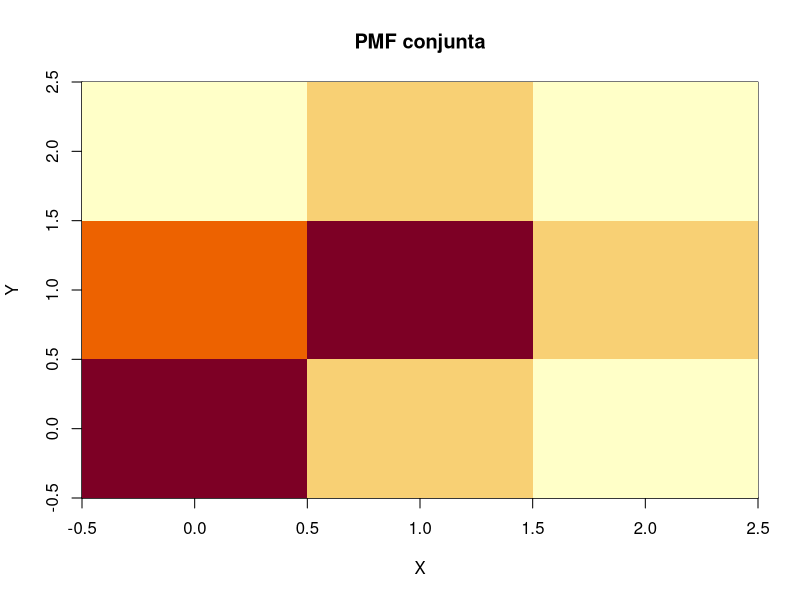

The R source for this figure: (Note: this script raises an error after producing the figure.)
## ---- chunk 1
knitr::opts_chunk$set(echo = TRUE, warning = FALSE, message = FALSE)
## ---- chunk 2
P <- matrix(c(
  0.20, 0.10, 0.05,
  0.15, 0.20, 0.10,
  0.05, 0.10, 0.05
), nrow = 3, byrow = TRUE)
rownames(P) <- paste0("X=", 0:2)
colnames(P) <- paste0("Y=", 0:2)
P
sum(P)
## ---- chunk 3
px <- rowSums(P)
py <- colSums(P)
px
py
## ---- chunk 4
# P(X >= 1, Y <= 1)
sum(P[2:3, 1:2])
## ---- chunk 5
# Distribución de X dado Y=1
P[, 2] / py[2]

# Distribución de Y dado X=1
P[2, ] / px[2]
## ---- chunk 6
P_ind <- outer(px, py)
P_ind
P - P_ind
max(abs(P - P_ind))
## ---- chunk 7
image(x = 0:2, y = 0:2, z = t(P),
      xlab = "X", ylab = "Y",
      main = "PMF conjunta")
## ---- chunk 8
fx <- function(x) ifelse(x > 0 & x < 1, 2*x, 0)
fy <- function(y) ifelse(y > 0 & y < 1, 2*(1-y), 0)

integrate(fx, 0, 1)$value
integrate(fy, 0, 1)$value
## ---- chunk 9
p1 <- integrate(function(x) 2*x, 0, 0.3)$value
p2 <- integrate(function(x) 0.6, 0.3, 0.8)$value
p1 + p2
## ---- chunk 10
set.seed(2026)
n <- 20000
u1 <- runif(n)
u2 <- runif(n)
X <- sqrt(u1)
Y <- X*u2

plot(X, Y, pch = 16, cex = 0.3,
     xlab = "X", ylab = "Y",
     main = "Simulación conjunta triangular")
abline(0, 1, lty = 2)
## ---- chunk 11
hist(X, probability = TRUE, breaks = 35,
     main = "Marginal simulada de X", xlab = "X")
curve(2*x, from = 0, to = 1, add = TRUE, lwd = 2)

hist(Y, probability = TRUE, breaks = 35,
     main = "Marginal simulada de Y", xlab = "Y")
curve(2*(1-x), from = 0, to = 1, add = TRUE, lwd = 2)
